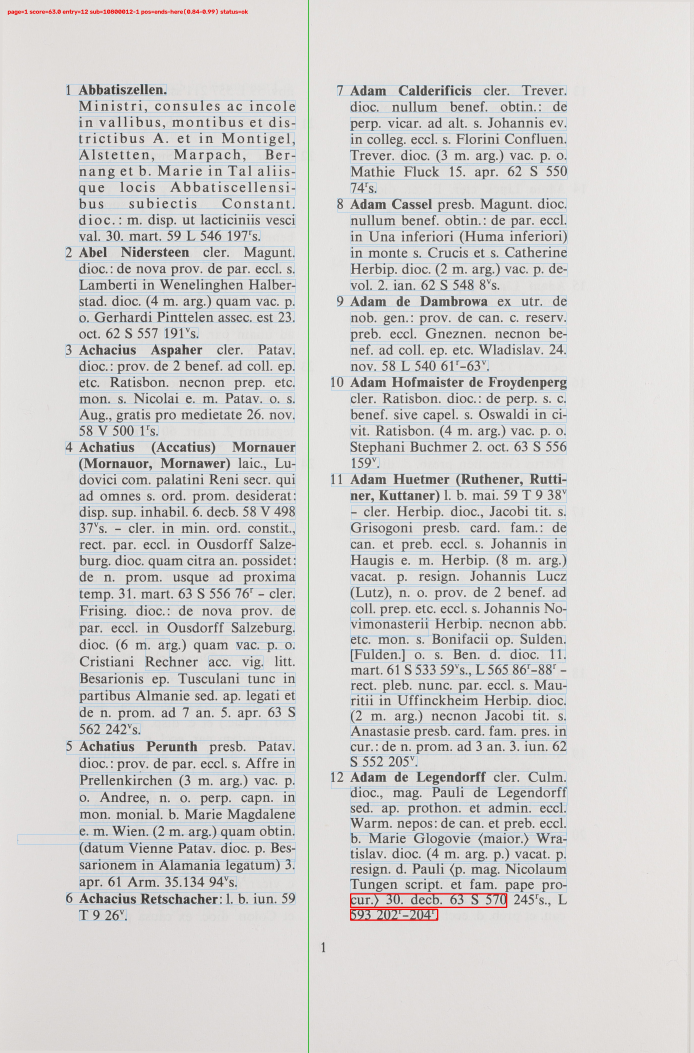
#> input picture debug/page_0001_H4_6481_8_1_0071.jpg.jpg, 2773 x 4209 px (shown at 1/4 size); its folder holds only this picture in this run
$ python -i stage1_build_page_mapping.py   (imports and definitions only)
#> lines starting #> are read from the running program, lines starting #| are printed output that depends on the picture; after the words box and inside, x2 and y2 are one past the last pixel; in counts of white or black regions, pixels touching at a corner belong together
### pipeline_config.py
#!/usr/bin/env python3
# -*- coding: utf-8 -*-

"""Runtime configuration for the RG page parser.

Every stage imports the shared ``CFG`` object and the CLI helpers below. Paths
are no longer hard-coded: a volume is selected with ``--volume`` (or ``--xml``),
everything else is derived from it and can be overridden on the command line
or through ``RG_*`` environment variables.

Defaults assume the repository is checked out next to ``RG_data``::

    RGPARSER/
    ├── RGpageparser/       (this repository)
    └── RG_data/rg_xml/rg1.xml ... rg10.xml
"""

from __future__ import annotations

import argparse
import os
from dataclasses import dataclass
from pathlib import Path
from typing import Optional

REPO_DIR = Path(__file__).resolve().parent

DEFAULT_IMAGE_EXTENSIONS = frozenset({".jpg", ".jpeg", ".png", ".tif", ".tiff"})


def _env_path(name: str) -> Optional[Path]:
    raw = os.environ.get(name, "").strip()
    return Path(raw).expanduser() if raw else None


def _env_int(name: str) -> Optional[int]:
    raw = os.environ.get(name, "").strip()
    return int(raw) if raw.isdigit() else None


def _detect_rg_data_dir() -> Path:
    env = _env_path("RG_DATA_DIR")
    if env:
        return env
    for candidate in (REPO_DIR.parent / "RG_data" / "rg_xml", REPO_DIR / "RG_data" / "rg_xml"):
        if candidate.exists():
            return candidate
    return REPO_DIR.parent / "RG_data" / "rg_xml"


# [13 lines left out: functions _detect_default_volume, _volume_from_name, not called in this run]


@dataclass
class Config:
    volume: Optional[int] = None
    base_dir: Optional[Path] = None
    _images: Optional[Path] = None
    _xml: Optional[Path] = None
    _output: Optional[Path] = None
    _debug: Optional[Path] = None
    tesseract_cmd: str = "tesseract"
    first_scan_no: int = 71
    first_logical_page: int = 1
    image_extensions: frozenset[str] = DEFAULT_IMAGE_EXTENSIONS
    rg_data_dir: Path = _detect_rg_data_dir()

    @property
    def base(self) -> Path:
        return self.base_dir or REPO_DIR

    # [37 lines left out: functions xml_input, image_dir, debug_dir, xml_output, not called in this run]

    @property
    def xml_check_dir(self) -> Path:
        return self.debug_dir / "xml_check"

    @property
    def mapping_tsv(self) -> Path:
        return self.debug_dir / "entry_to_page_report.tsv"

    @property
    def ambiguous_mapping_tsv(self) -> Path:
        return self.debug_dir / "ambiguous_missing_between_pages.tsv"

    @property
    def scan_report_tsv(self) -> Path:
        return self.debug_dir / "scan_report.tsv"

    @property
    def mapping_resolutions_json(self) -> Path:
        return self.debug_dir / "manual_mapping_resolutions.json"

    @property
    def review_resolved_tsv(self) -> Path:
        return self.debug_dir / "review_resolved_missing.tsv"

    @property
    def review_unsure_tsv(self) -> Path:
        return self.debug_dir / "review_unsure_missing.tsv"

    @property
    def mapping_cache(self) -> Path:
        return self.debug_dir / "page_mapping.json"

    @property
    def manual_mapping_overrides_tsv(self) -> Path:
        return self.debug_dir / "manual_mapping_overrides.tsv"

    @property
    def matches_tsv(self) -> Path:
        return self.debug_dir / "lastline_block_matches.tsv"

    @property
    def matches_reviewed_tsv(self) -> Path:
        return self.debug_dir / "lastline_block_matches_reviewed.tsv"

    @property
    def manual_corrections_tsv(self) -> Path:
        return self.debug_dir / "manual_block_corrections.tsv"

    @property
    def debug_img_dir(self) -> Path:
        return self.debug_dir / "ocr_lastline_debug_images"

    @property
    def spans_tsv(self) -> Path:
        return self.debug_dir / "block_page_spans.tsv"

    @property
    def multipage_spans_tsv(self) -> Path:
        return self.debug_dir / "block_multipage_spans.tsv"

    @property
    def span_warnings_tsv(self) -> Path:
        return self.debug_dir / "block_span_warnings.tsv"


CFG = Config(
    volume=_env_int("RG_VOLUME"),
    base_dir=_env_path("RG_BASE_DIR"),
    _images=_env_path("RG_IMAGES"),
    _xml=_env_path("RG_XML"),
    _output=_env_path("RG_OUTPUT"),
    _debug=_env_path("RG_DEBUG_DIR"),
    tesseract_cmd=os.environ.get("RG_TESSERACT", "tesseract"),
    first_scan_no=_env_int("RG_FIRST_SCAN_NO") or 71,
    first_logical_page=_env_int("RG_FIRST_LOGICAL_PAGE") or 1,
    rg_data_dir=_detect_rg_data_dir(),
)
#> further down, picture is the input picture: shape (4209, 2773, 3); mean B, G, R 210.5, 211.4, 212.2


# [56 lines left out: functions add_common_args, configure_from_args, not called in this run]

### legacy/stage1_build_page_mapping.py
#!/usr/bin/env python3
# -*- coding: utf-8 -*-

"""
stage1_build_page_mapping.py

Stage 1 of the pipeline.

OCRs every scan to find:
  - the printed page number (top/bottom center strip)
  - the entry numbers printed in the margin (start of each lemma)

Builds a rough entry -> page mapping, cleans obvious OCR mistakes, infers
missing entries that sit between two known entries on the SAME page, and
flags entries that are ambiguous between two DIFFERENT pages (left for
stage2_review_ambiguous_mapping.py to resolve manually).

This script does NOT touch any XML. It only produces:

    debug/entry_to_page_report.tsv        entry -> page
    debug/ambiguous_missing_between_pages.tsv  entries ambiguous between two pages
    debug/scan_report.tsv                 per-scan OCR debug info (used by
                                          stage 2 to find the image for a page)

Usage
-----
    python stage1_build_page_mapping.py
    python stage1_build_page_mapping.py --rebuild
    python stage1_build_page_mapping.py --test 80
"""

import argparse
import json
import re
import sys
from dataclasses import dataclass, field
from pathlib import Path
from typing import Optional

import cv2
import numpy as np
import pytesseract
from PIL import Image

import rg_xml
from imaging import deskew, load_image, safe_conf
from pipeline_config import CFG, add_common_args, configure_from_args

pytesseract.pytesseract.tesseract_cmd = CFG.tesseract_cmd

FALLBACK_MAX_ENTRY_NUMBER = 99999
VALID_ENTRY_NUMBERS: set[int] = set()
MAX_ENTRY_NUMBER: int = FALLBACK_MAX_ENTRY_NUMBER

TESS_CONFIGS = ["--psm 6 --oem 3", "--psm 11 --oem 3", "--psm 4 --oem 3", "--psm 13 --oem 3"]
TESS_PAGE_NR_CONFIGS = ["--psm 6 --oem 3", "--psm 7 --oem 3"]

OCR_CONF_MIN = 40
OCR_CONF_MIN_FALLBACK = 25

PAGE_STRIP_FRAC = 0.15
PAGE_CENTER_TOL = 0.35

ENTRY_MARGIN_PX = 70
MAX_FORWARD_JUMP = 80
MAX_INTERNAL_GAP = 50

ARCHIVE_SIGLA = {
    "L", "S", "V", "T", "A", "R", "E", "Q",
    "IE", "II", "III", "IV", "VI", "VII", "VIII", "IX", "X",
    "Arm", "Reg", "Sup", "Plut", "Chigi", "Misc",
}


# ── Data model ───────────────────────────────────────────────────────────────

@dataclass
class PageInfo:
    filename: str
    page_number: Optional[int]
    entry_numbers: list[int] = field(default_factory=list)
    raw_page_number: Optional[int] = None
    raw_entry_numbers: list[int] = field(default_factory=list)
    notes: list[str] = field(default_factory=list)


# ── Utility ──────────────────────────────────────────────────────────────────

def clean_token(token: str) -> str:
    return token.strip().strip(".,;:!?\"'\u201c\u201d\u2018\u2019[]{}")


def scan_number(path: Path) -> Optional[int]:
    m = re.search(r"_(\d+)(?=\.[^.]+$)", path.name)
    return int(m.group(1)) if m else None


# [21 lines left out: functions load_valid_entry_numbers_from_xml, initialize_entry_domain, not called in this run]


def entry_upper_bound() -> int:
    return MAX_ENTRY_NUMBER or FALLBACK_MAX_ENTRY_NUMBER


# [4 lines left out: function entry_exists_or_fallback, not called in this run]


# ── Image loading / preprocessing ────────────────────────────────────────────

def split_columns(img: np.ndarray) -> tuple[np.ndarray, np.ndarray]:
    gray = cv2.cvtColor(img, cv2.COLOR_BGR2GRAY)
    _, binary = cv2.threshold(gray, 200, 255, cv2.THRESH_BINARY)
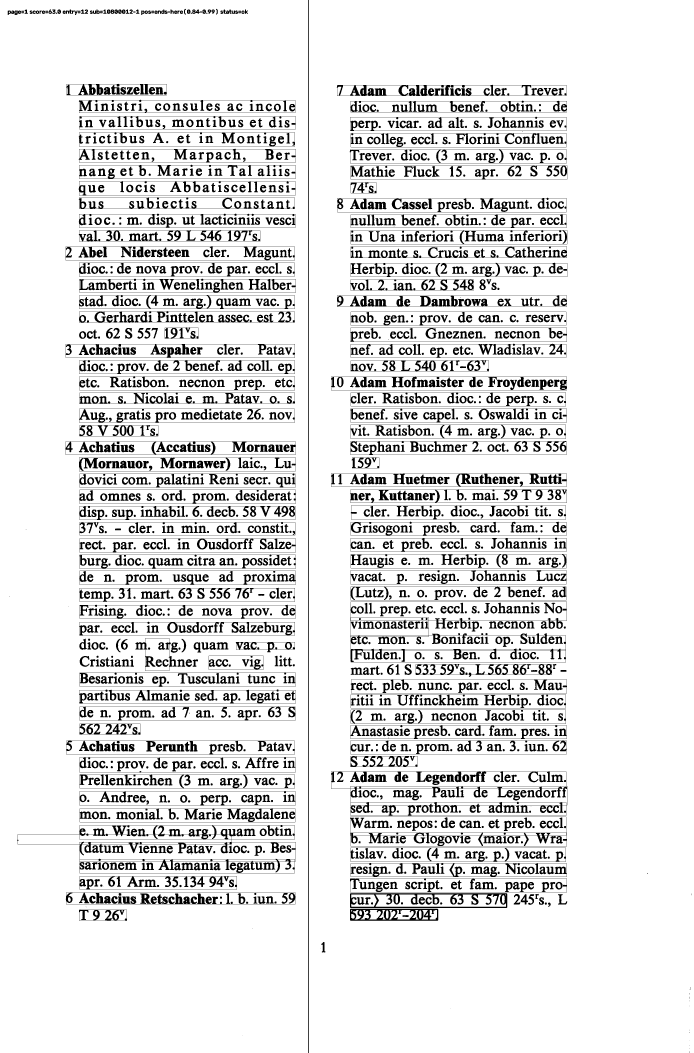
#> binary: shape (4209, 2773) (shown at 1/4 size); 88.5% white; 1972 black regions (42 under 20 px), largest, box (x1, y1, x2, y2) and area: (1324, 3085, 2269, 3263) 25119, (69, 3300, 1183, 3493) 24896, (1402, 2406, 2267, 2649) 21073
    h, w = img.shape[:2]
    s, e = int(w * 0.30), int(w * 0.70)
    whiteness = np.mean(binary[:, s:e], axis=0)
#> whiteness = 1110 values, max 255 at index 352, min 0 at index 402, mean 216.9
    whiteness = np.convolve(whiteness, np.ones(20) / 20, mode="same")
#> whiteness = 1110 values, max 255 at index 362, min 105.3 at index 0, mean 216
    gutter_x = s + int(np.argmax(whiteness))
#> gutter_x = 1193
    gutter_x = max(int(w * 0.35), min(int(w * 0.65), gutter_x))
    return img[:, :gutter_x], img[:, gutter_x:]


# ── OCR helpers ──────────────────────────────────────────────────────────────

def ocr_to_data(img_bgr: np.ndarray, config: str = "--psm 6 --oem 3") -> dict:
    pil = Image.fromarray(cv2.cvtColor(img_bgr, cv2.COLOR_BGR2RGB))
    return pytesseract.image_to_data(pil, config=config, output_type=pytesseract.Output.DICT)


# [272 lines left out: functions group_into_lines, ocr_tokens, vertical_overlap_ratio, same_visual_line, tokens_right_on_same_visual_line, has_token_left_on_same_visual_line and 6 more, not called in this run]


# ── Entry extraction ──────────────────────────────────────────────────────────

def _extract_entries_from_column(col: np.ndarray, conf_min: int = OCR_CONF_MIN,
                                  name_score_min: int = 5) -> list[int]:
    found: list[int] = []

    for config in TESS_CONFIGS:
        data = ocr_to_data(col, config=config)
        n_raw = len(data["text"])
        tokens = ocr_tokens(data, min_conf=20)
        if not tokens:
            continue

        xs = [data["left"][i] for i in range(n_raw)
              if data["text"][i].strip() and safe_conf(data["conf"][i]) >= conf_min]
        if not xs:
            continue

        text_start_x = float(np.percentile(xs, 5))
        margin_limit = text_start_x + ENTRY_MARGIN_PX

        pass_found: list[int] = []

        for tok in tokens:
            if tok["conf"] < conf_min:
                continue
            entry_num, attached_name = parse_entry_number_candidate_token(tok["text"])
            if entry_num is None:
                continue
            if tok["x"] > margin_limit + 10:
                continue
            if has_token_left_on_same_visual_line(tok, tokens):
                continue

            right_tokens = tokens_right_on_same_visual_line(tok, tokens, max_tokens=8)
            next_tokens: list[str] = []
            if attached_name:
                next_tokens.append(attached_name)
            next_tokens.extend(t["text"] for t in right_tokens if t["text"].strip())

            if has_archive_reference_pattern(next_tokens):
                continue

            if score_name_likeness(next_tokens) < name_score_min:
                continue

            pass_found.append(entry_num)

        found.extend(pass_found)
        if pass_found:
            break

    return sorted(set(found))


def extract_entry_numbers(img: np.ndarray) -> list[int]:
    left_col, right_col = split_columns(img)
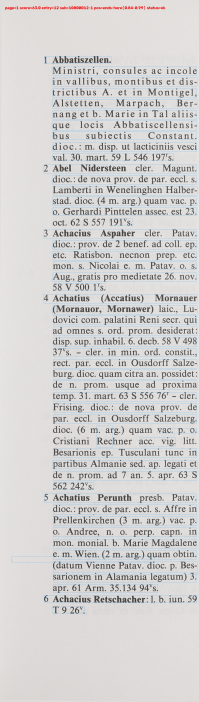
#> left_col: shape (4209, 1193, 3) (shown at 1/6 size); mean B, G, R 207.6, 207.9, 208.8
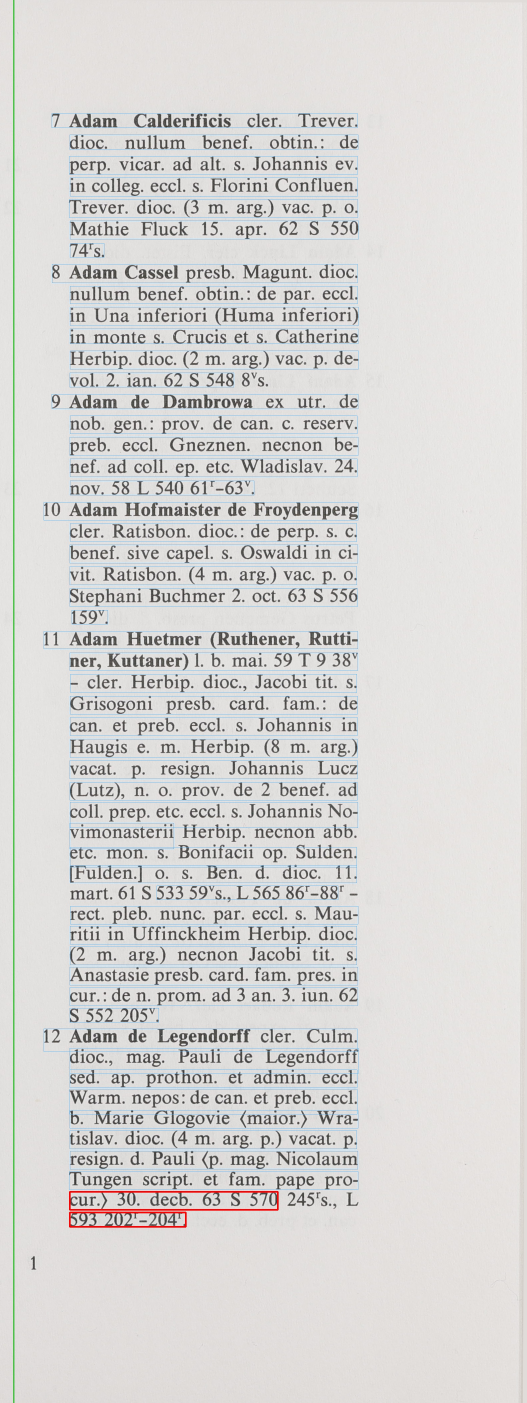
#> right_col: shape (4209, 1580, 3) (shown at 1/3 size); mean B, G, R 212.8, 214, 214.9
    found: list[int] = []

    for col in (left_col, right_col):
        entries = _extract_entries_from_column(col, conf_min=OCR_CONF_MIN, name_score_min=5)
        if not entries:
            entries = _extract_entries_from_column(col, conf_min=OCR_CONF_MIN_FALLBACK,
                                                    name_score_min=4)
        found.extend(entries)
#> this loop made 1 pass
#> after the loop, found = []

    return sorted(set(found))


# ── Per-scan processing ───────────────────────────────────────────────────────

# [7 lines left out: function process_scan, not called in this run]


# ── Page normalization ────────────────────────────────────────────────────────

def _valid_page(info: PageInfo) -> bool:
    return info.page_number is not None and 1 <= info.page_number <= 2000


# [505 lines left out: functions normalize_page_numbers, correct_by_expected_suffix, clean_entry_numbers, resolve_duplicate_entries, save_scan_report, report_duplicate_entries and 9 more, not called in this run]


# [2 lines not run here, left out]

>>> import cv2
>>> picture = cv2.imread('../debug/page_0001_H4_6481_8_1_0071.jpg.jpg')
#> (the run stopped early here; a loop or call above may not have finished)

$ run again, on debug/page_0002_H4_6481_8_1_0072.jpg.jpg
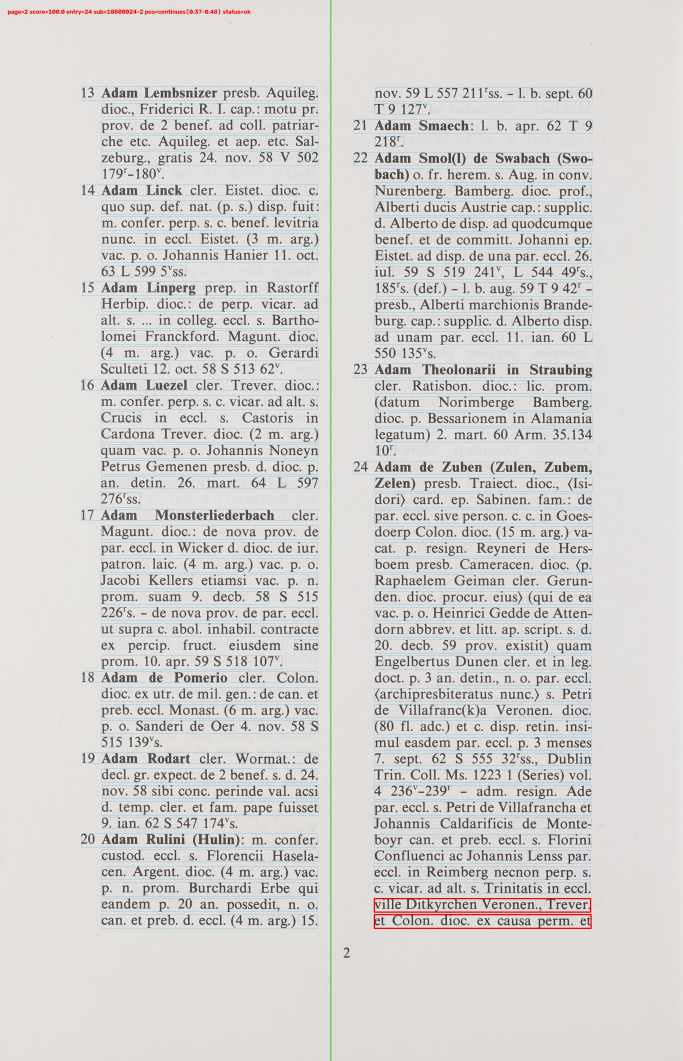
#> input picture debug/page_0002_H4_6481_8_1_0072.jpg.jpg, 2730 x 4243 px (shown at 1/4 size)
#> picture is the input picture: shape (4243, 2730, 3); mean B, G, R 209, 210.6, 211.8
#> in split_columns, `_, binary = cv2.threshold(gray, 200, 255, cv2.THRESH_BINARY)`:
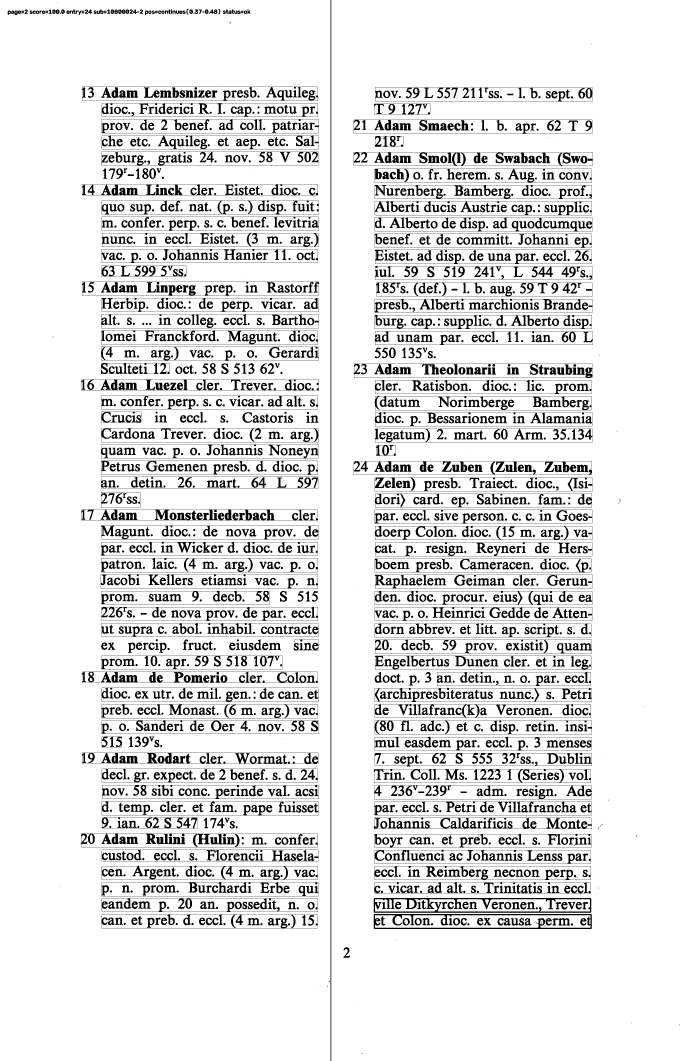
#> binary: shape (4243, 2730) (shown at 1/4 size); 88.6% white; 2149 black regions (92 under 20 px), largest, box (x1, y1, x2, y2) and area: (1495, 3592, 2365, 3651) 13779, (325, 2038, 1271, 2082) 13622, (1322, 0, 1325, 4243) 12729
#> in split_columns, `whiteness = np.mean(binary[:, s:e], axis=0)`: whiteness = 1091 values, max 255 at index 457, min 0 at index 503, mean 219.2
#> in split_columns, `whiteness = np.convolve(whiteness, np.ones(20) / 20, mode="same")`: whiteness = 1091 values, max 255 at index 467, min 103.1 at index 0, mean 218.3
#> gutter_x = 1286
#> in extract_entry_numbers, `left_col, right_col = split_columns(img)`:
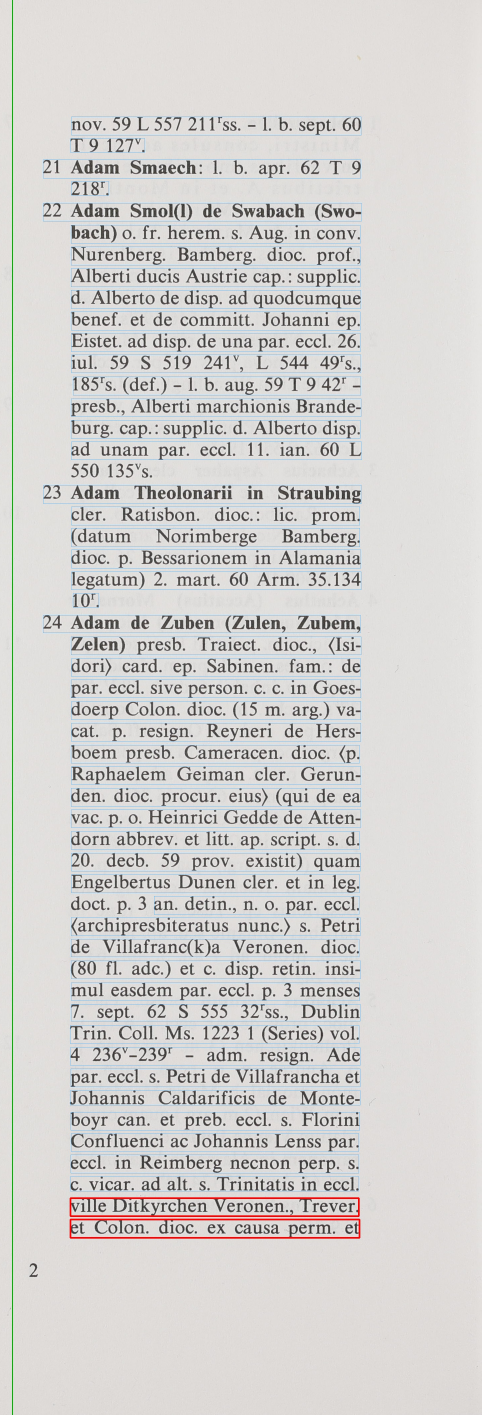
#> right_col: shape (4243, 1444, 3) (shown at 1/3 size); mean B, G, R 208.2, 209.7, 211
#> the loop in extract_entry_numbers, `for col in (left_col, right_col):` made 1 pass
#> after the loop in extract_entry_numbers, `for col in (left_col, right_col):`: found = []
